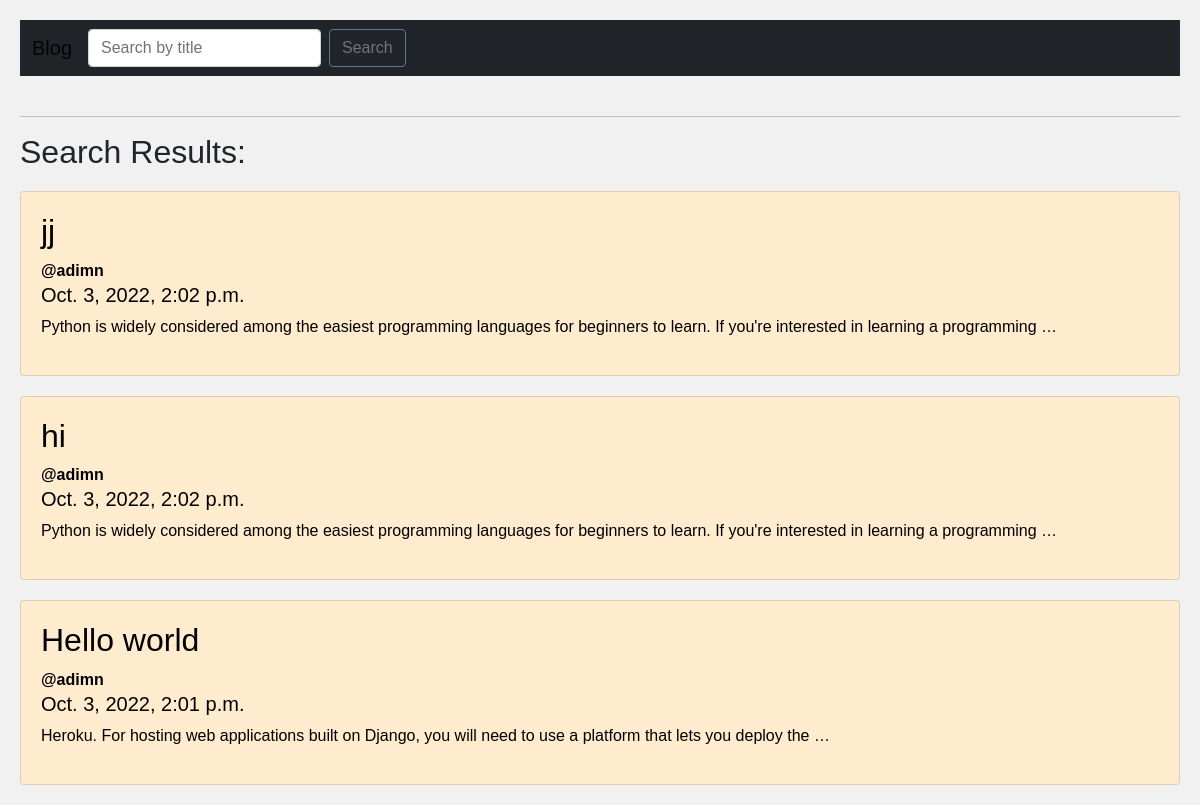
The page /home on the database its author committed.
### myapp/models.py (models this page shows, shortened)
class Blog(models.Model):
	user = models.ForeignKey(User, on_delete=models.CASCADE, null=True, blank=True)
	title = models.CharField(max_length=200, null=True, blank=True)
	body = models.TextField(null=True, blank=True)
	date_created = models.DateTimeField(default=datetime.now, blank=True)

### myapp/views.py (the view)
# urls.py: path('home', views.home, name='home'),
def home(request):
	q = request.GET.get('q') if request.GET.get('q') != None else ''
	blogs = Blog.objects.filter(title__icontains=q)
	return render(request, 'home.html' , {'blogs':blogs})

### Template/home.html (shortened to what this page needs)
<!DOCTYPE html>
<html>
<head>
  <link href="https://cdn.jsdelivr.net/npm/bootstrap@5.0.2/dist/css/bootstrap.min.css" rel="stylesheet">
</head>
<body>
<nav class="navbar navbar-expand-lg navbar-light bg-dark">
  <div class="container-fluid">
    <a class="navbar-brand" id="text" href="{% url 'blog' %}">Blog</a>
    <div class="collapse navbar-collapse" id="navbarSupportedContent">
      <form class="d-flex" method="GET" action="{% url 'home' %}">
        <input class="form-control me-2" type="search" placeholder="Search by title" aria-label="Search" name="q">
        <button class="btn btn-outline-secondary" type="submit">Search</button>
      </form>
    </div>
  </div>
</nav>
  <br>
  <hr>
  <h2>Search Results:</h2>
   {% if blogs %}
   {% for blog in blogs reversed %}
    <div class="card">
      <a style="text-decoration: none; color: black;" href="/post/{{blog.id}}">
        <h2>{{blog.title}}</h2>
        <strong>@{{blog.user}}</strong>
        <h5>{{blog.date_created}}</h5>
        <p>{{blog.body|truncatewords:20}}</p>
      </a>
    </div>
   {% endfor %}
   {% else %}
   <p>No Results</p>
   {% endif %}
</body>
</html>

### Template/home.html (style rules this page uses)
* { box-sizing: border-box; }
body { font-family: Arial; padding: 20px; background: #f1f1f1; }
.card { background-color: blanchedalmond; padding: 20px; margin-top: 20px; c }

### rows shown on the page
Blog: title "jj", user "adimn", date_created "Oct. 3, 2022, 2:02 p.m.", body "Python is widely considered among the easiest programming languages for beginners to learn. If you're interested in learning a programming …"
Blog: title "hi", user "adimn", date_created "Oct. 3, 2022, 2:02 p.m.", body "Python is widely considered among the easiest programming languages for beginners to learn. If you're interested in learning a programming …"
Blog: title "Hello world", user "adimn", date_created "Oct. 3, 2022, 2:01 p.m.", body "Heroku. For hosting web applications built on Django, you will need to use a platform that lets you deploy the …"
